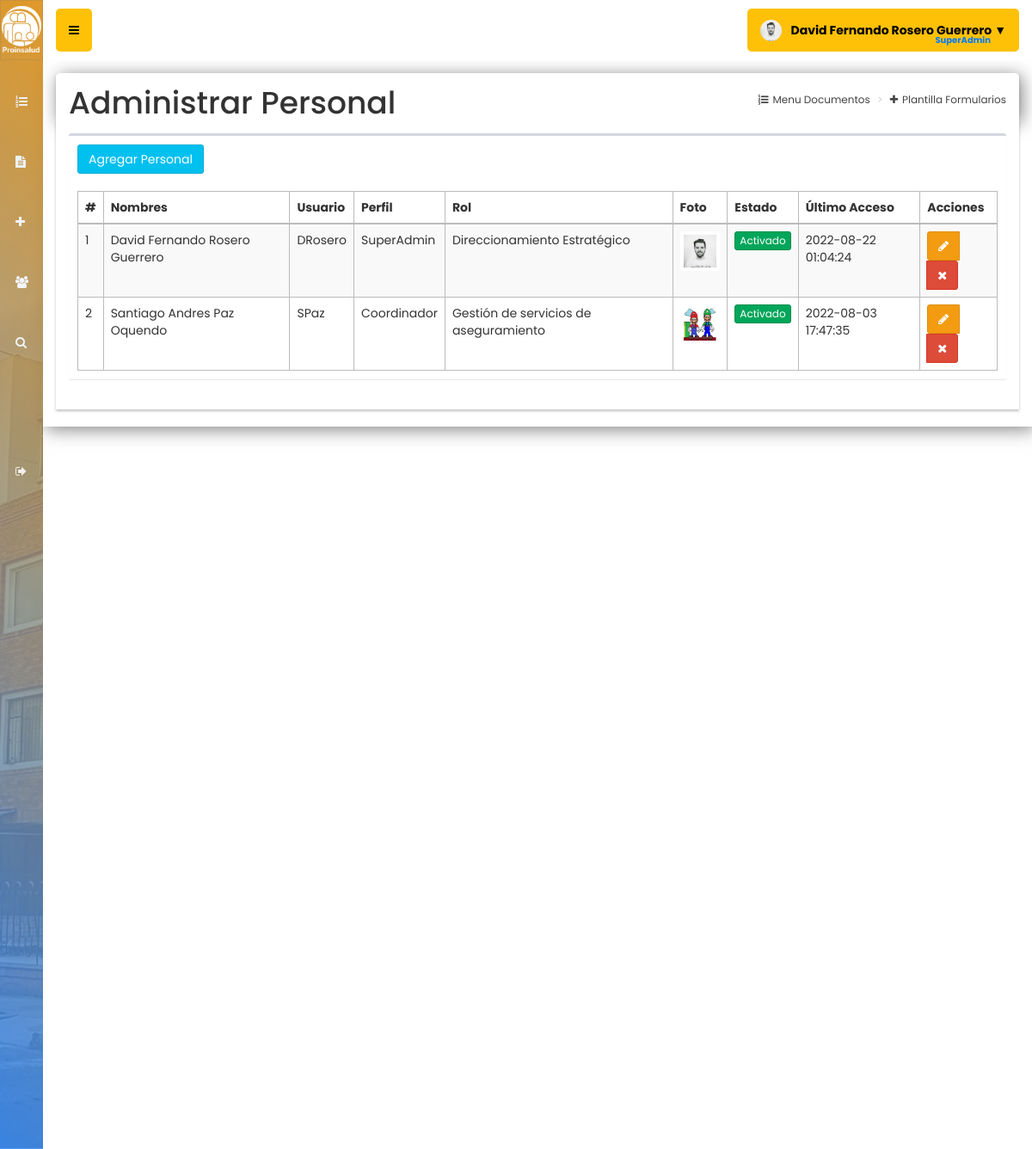
/usuarios (signed in), run on the app's committed database.
### tables this page shows
CREATE TABLE `usuarios` (
  `id` int(11) NOT NULL,
  `nombre` text NOT NULL,
  `usuario` text NOT NULL,
  `tipodoc` text NOT NULL,
  `numident` int(60) NOT NULL,
  `telefono` text NOT NULL,
  `fechanac` date NOT NULL,
  `contrato` text NOT NULL,
  `fecingreso` date NOT NULL,
  `password` text NOT NULL,
  `perfil` text NOT NULL,
  `roles` text NOT NULL,
  `foto` text NOT NULL,
  `estado` int(11) NOT NULL,
  `ultimo_login` datetime NOT NULL,
  `fecha` datetime NOT NULL DEFAULT current_timestamp() ON UPDATE current_timestamp()
);

CREATE TABLE `macros` (
  `id` int(11) NOT NULL,
  `nombre_macro` text NOT NULL
);

### controladores/plantilla.controlador.php (called while the page is built)
<?php
class ControladorPlantilla{
	static public function ctrPlantilla(){
		include "vistas/plantilla.php";
	}
}

### index.php (called while the page is built, shortened)
<?php
require_once "controladores/plantilla.controlador.php";
require_once "controladores/usuarios.controlador.php";
require_once "controladores/macros.controlador.php";
require_once "controladores/formularios.controlador.php";
require_once "modelos/usuarios.modelo.php";
require_once "modelos/macros.modelo.php";
$plantilla = new ControladorPlantilla();
$plantilla -> ctrPlantilla();

### controladores/usuarios.controlador.php (called while the page is built, shortened)
<?php
class ControladorUsuarios{
	static public function ctrMostrarUsuarios($item, $valor){
		$tabla = "usuarios";
		$respuesta = ModeloUsuarios::MdlMostrarUsuarios($tabla, $item, $valor);
		return $respuesta;
	}
}

### modelos/conexion.php (called while the page is built)
<?php
class Conexion{
	static public function conectar(){
		$link = new PDO("mysql:host=localhost;dbname=documentos",
			            "root",
			            "");
		$link->exec("set names utf8");
		return $link;
	}
}

### modelos/usuarios.modelo.php (called while the page is built, shortened)
<?php
require_once "conexion.php";
class ModeloUsuarios{
	static public function mdlMostrarUsuarios($tabla, $item, $valor){
		if($item != null){
			$stmt = Conexion::conectar()->prepare("SELECT * FROM $tabla WHERE $item = :$item");
			$stmt -> bindParam(":".$item, $valor, PDO::PARAM_STR);
			$stmt -> execute();
			return $stmt -> fetch();
		}else{
			$stmt = Conexion::conectar()->prepare("SELECT * FROM $tabla");
			$stmt -> execute();
			return $stmt -> fetchAll();
		}
	}
}

### controladores/macros.controlador.php (called while the page is built)
<?php
class ControladorMacros{
	static public function ctrMostrarMacros($item, $valor){
		$tabla = "macros";
		$respuesta = ModeloMacros::MdlMostrarMacros($tabla, $item, $valor);
		return $respuesta;
	}
}

### modelos/macros.modelo.php (called while the page is built, shortened)
<?php
require_once "conexion.php";
class ModeloMacros{
	static public function mdlMostrarMacros($tabla, $item, $valor){
		if($item != null){
			$stmt = Conexion::conectar()->prepare("SELECT * FROM $tabla WHERE $item = :$item");
			$stmt -> bindParam(":".$item, $valor, PDO::PARAM_STR);
			$stmt -> execute();
			return $stmt -> fetch();
		}else{
			$stmt = Conexion::conectar()->prepare("SELECT * FROM $tabla");
			$stmt -> execute();
			return $stmt -> fetchAll();
		}
	}
}

### vistas/modulos/usuarios.php (the view, shortened to what this page needs)
<div class="content-wrapper">
  <section class="content-header">
    <div class="modal-content">
      <form role="form" method="post" enctype="multipart/form-data">
        <section class="content-header" style="border-top-left-radius: 5px; border-top-right-radius: 5px;">
          <h1 style="font-size:36px">Administrar Personal</h1>
          <ol class="breadcrumb">
            <li><a href="inicio"><i class="fa fa-list-ol"></i>Menu Documentos</a></li>
            <li><a href="formularios"><i class="fa fa-plus"></i>Plantilla Formularios</a></li>
          </ol>
        </section>
      </form>
      <div class="modal-content">
        <section class="content">
          <div class="box">
            <div class="box-body">
              <button class="btn btn-info" data-toggle="modal" data-target="#modalAgregarUsuario">
                Agregar Personal
              </button>
            </div>
            <div class="box-body">
              <table class="table table-bordered table-striped dt-responsive tablas" style="border-radius:5px; width: 100%">
                <thead>
                  <tr>
                    <th>#</th>
                    <th>Nombres</th>
                    <th>Usuario</th>
                    <th>Perfil</th>
                    <th>Rol</th>
                    <th>Foto</th>
                    <th>Estado</th>
                    <th>Último Acceso</th>
                    <th>Acciones</th>
                  </tr>
                </thead>
                <tbody>
                  <?php
                  $item = null;
                  $valor = null;
                  $usuarios = ControladorUsuarios::ctrMostrarUsuarios($item, $valor);
                  foreach ($usuarios as $key => $value) {
                    echo ' <tr>
                  <td>' . ($key + 1) . '</td>
                  <td>' . $value["nombre"] . '</td>
                  <td>' . $value["usuario"] . '</td>
                  <td>' . $value["perfil"] . '</td>';
                    $itemRol = "id";
                    $valorRol = $value["roles"];
                    $respuestaRoles = ControladorMacros::ctrMostrarMacros($itemRol, $valorRol);
                    echo '  <td>' . $respuestaRoles["nombre_macro"] . '</td>
                    ';'
                  ';
                    if ($value["foto"] != "") {
                      echo '<td align="center"><img src="' . $value["foto"] . '" style="border:0px" class="img-thumbnail" width="50px"></td>';
                    } else {
                      echo '<td><img src="vistas/img/usuarios/default/default.png" class="img-thumbnail" width="40px"></td>';
                    }
                    if ($value["estado"] != 0) {
                      echo '<td align="center"><button class="btn btn-success btn-xs btnActivar" idUsuario="' . $value["id"] . '" estadoUsuario="0">Activado</button></td>';
                    } else {
                      echo '<td><button class="btn btn-danger btn-xs btnActivar" idUsuario="' . $value["id"] . '" estadoUsuario="1">Desactivado</button></td>';
                    }
                    echo '<td>' . $value["ultimo_login"] . '</td>
                  <td align="center">
                    <div class="btn-group">
                      <button class="btn btn-warning btnEditarUsuario" idUsuario="' . $value["id"] . '" data-toggle="modal" data-target="#modalEditarUsuario"><i class="fa fa-pencil"></i></button>
                      <button class="btn btn-danger btnEliminarUsuario" idUsuario="' . $value["id"] . '" fotoUsuario="' . $value["foto"] . '" usuario="' . $value["usuario"] . '"><i class="fa fa-times"></i></button>
                    </div>
                  </td>
                </tr>';
                  }
                  ?>
                </tbody>
              </table>
            </div>
          </div>
        </section>
      </div>
    </div>
    <br>
  </section>
</div>

### data on the page
usuarios: nombre "David Fernando Rosero Guerrero", usuario "DRosero", perfil "SuperAdmin", macros.nombre_macro "Direccionamiento Estratégico", foto (picture), ultimo_login "2022-08-22 01:04:24"
usuarios: nombre "Santiago Andres Paz Oquendo", usuario "SPaz", perfil "Coordinador", macros.nombre_macro "Gestión de servicios de aseguramiento", foto (picture), ultimo_login "2022-08-03 17:47:35"

### other printed values
$_SESSION["nombre"] "David Fernando Rosero Guerrero"
$_SESSION["perfil"] "SuperAdmin"
